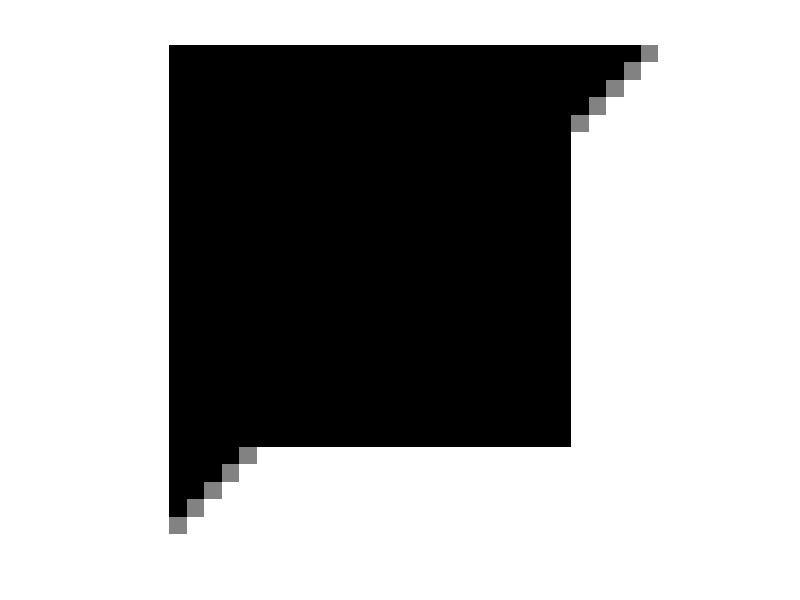
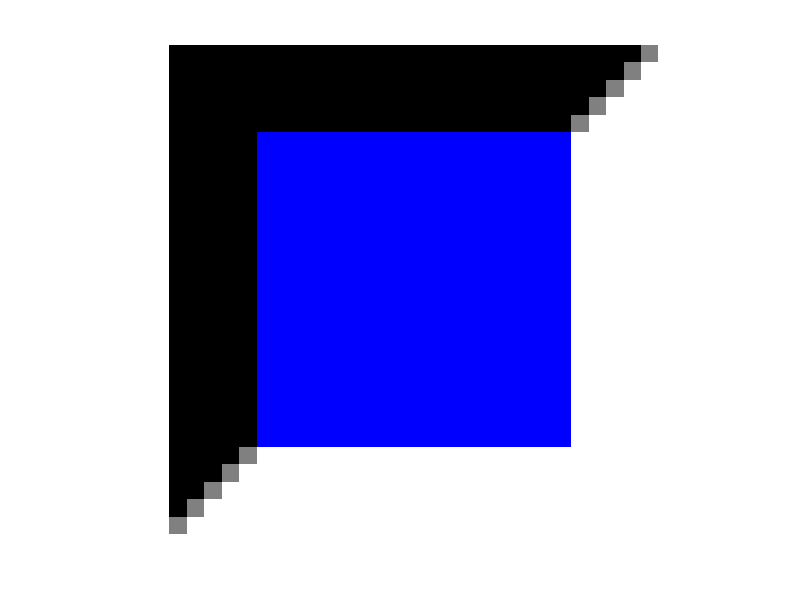
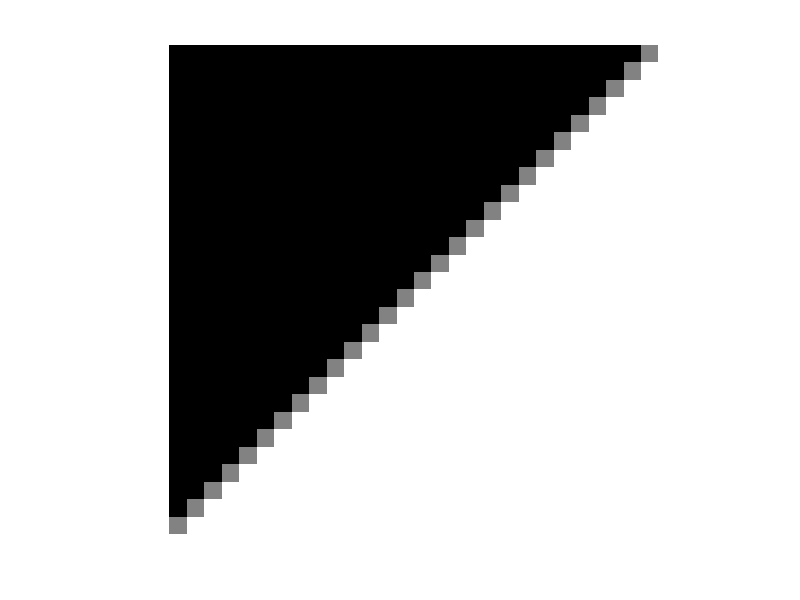
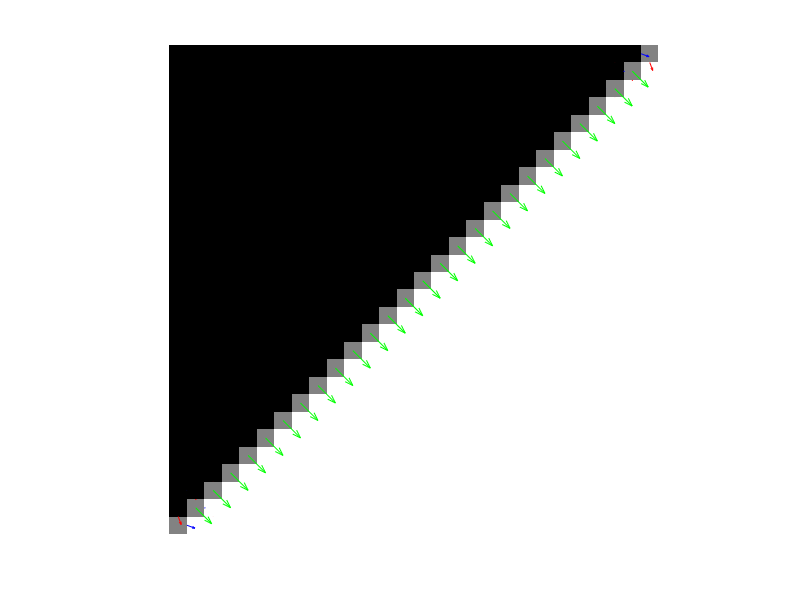

Reproduce these figures in MATLAB, in order.
function main
	
	Nbiter= 3000;
	tau = 0.9/8;
	sigma = 0.9/3;
	mu = 1;

	S = 28;
	S2 = 5;
	[n1,n2]=meshgrid(1:S,1:S);
	y  = double(n1+n2>=S+2);
	idx=find(n1+n2==S+1);
	y(idx)=0.5;
	
	idx=find((n1>S2)&(n1<=S-S2)&(n2>S2)&(n2<=S-S2));
	idx2=find((n1<=S2)|(n1>S-S2)|(n2<=S2)|(n2>S-S2));
	y(idx)=0;
	yidx=y(idx2);
	ycolor=zeros(S,S,3);
	ycolor(:,:,1)=y;
	ycolor(:,:,2)=y;
	ycolor(:,:,3)=y;
	ycolor(S2+1:S-S2,S2+1:S-S2,3)=1;
	
	figure(1);
	imshow(y);
	figure(2);
	imshow(ycolor);
	imwrite(y,'y.tif');
	imwrite(ycolor,'ycolor.tif');
			
	opD = @(x) cat(3,[diff(x,1,1);zeros(1,size(x,2))],[diff(x,1,2) zeros(size(x,1),1)]);
	opDadj = @(u) -[u(1,:,1);diff(u(:,:,1),1,1)]-[u(:,1,2) diff(u(:,:,2),1,2)];	
	prox_mu_sigma_g = @(t) t-bsxfun(@rdivide, t, max(sqrt(sum(t.^2,3))/(mu*sigma),1));

	x = y;
	u = zeros([size(x) 2]);
	v = zeros([size(x) 2 3]);
	tmp = opD(x);
	v(:,:,1,1) = tmp(:,:,1);
	v(:,:,2,2) = tmp(:,:,2);
	opDy = opD(y);
	opDy = opDy(:);
	fprintf('0 %f\n',sum(abs(opDy))); % == sum(sum(sum(sqrt(sum(v.^2,3)))))
	for iter = 1:Nbiter
		x = prox_mu_tau_f(x+tau*opDadj(-opD(x)+opLadj(v)-mu*u),idx2,yidx);
		v = prox_mu_sigma_g(v-sigma*opL(-opD(x)+opLadj(v)-mu*u));
		u = u-(-opD(x)+opLadj(v))/mu;
		if mod(iter,40)==0
			%we display the primal and dual cost functions, which reach equal values at convergence
			fprintf('%d %f %f\n',iter,sum(sum(sum(sqrt(sum(v.^2,3))))),...
				sum(u(:).*opDy)); % == sum(sum(opDadj(u).*y))
			figure(3);
			imshow(x);
			colormap flag
			drawnow
		end
	end
	figure(3);
	imshow(x);
	colormap gray
	imwrite(x,'x_proposed.tif');
	
	figure(4)
	imshow(x);
	colormap gray
	hold on
	quiver(n1,n2+0.5,v(:,:,2,1),v(:,:,1,1),0,'r');
	quiver(n1+0.5,n2,v(:,:,2,2),v(:,:,1,2),0,'b');
	quiver(n1,n2,v(:,:,2,3),v(:,:,1,3),0,'g');
	
end


function xout = prox_mu_tau_f (x,idx,yidx)
 	xout =x;
 	xout(idx)=yidx;
end

function t = opL(u)
	[height,width,d]=size(u);
	t=zeros(height,width,2,3);
	t(:,:,1,1)=u(:,:,1); 
	t(1:end-1,2:end,2,1)=(u(2:end,1:end-1,2)+u(1:end-1,1:end-1,2)+u(2:end,2:end,2)+u(1:end-1,2:end,2))/4; 			t(1:end-1,1,2,1)=(u(1:end-1,1,2)+u(2:end,1,2))/4; 
	t(:,:,2,2)=u(:,:,2);
	t(2:end,1:end-1,1,2)=(u(2:end,1:end-1,1)+u(1:end-1,1:end-1,1)+u(2:end,2:end,1)+u(1:end-1,2:end,1))/4; 
	t(1,1:end-1,1,2)=(u(1,1:end-1,1)+u(1,2:end,1))/4; 	
	t(2:end,:,1,3) = (u(2:end,:,1)+u(1:end-1,:,1))/2; 
	t(1,:,1,3) = u(1,:,1)/2;
	t(:,2:end,2,3) = (u(:,2:end,2)+u(:,1:end-1,2))/2; 
	t(:,1,2,3) = u(:,1,2)/2;
end

function u = opLadj(t)
	[height,width,d,c]=size(t);
	u=zeros(height,width,2);
	u(1:end-1,2:end,1)=t(1:end-1,2:end,1,1)+(t(1:end-1,2:end,1,2)+t(1:end-1,1:end-1,1,2)+...
	t(2:end,2:end,1,2)+t(2:end,1:end-1,1,2))/4+(t(1:end-1,2:end,1,3)+t(2:end,2:end,1,3))/2;
	u(1:end-1,1,1)=t(1:end-1,1,1,1)+(t(1:end-1,1,1,2)+t(2:end,1,1,2))/4+...
	(t(1:end-1,1,1,3)+t(2:end,1,1,3))/2;
	u(2:end,1:end-1,2)=t(2:end,1:end-1,2,2)+(t(2:end,1:end-1,2,1)+t(1:end-1,1:end-1,2,1)+...
	t(2:end,2:end,2,1)+t(1:end-1,2:end,2,1))/4+(t(2:end,1:end-1,2,3)+t(2:end,2:end,2,3))/2;
	u(1,1:end-1,2)=t(1,1:end-1,2,2)+(t(1,1:end-1,2,1)+t(1,2:end,2,1))/4+...
	(t(1,1:end-1,2,3)+t(1,2:end,2,3))/2;
end
